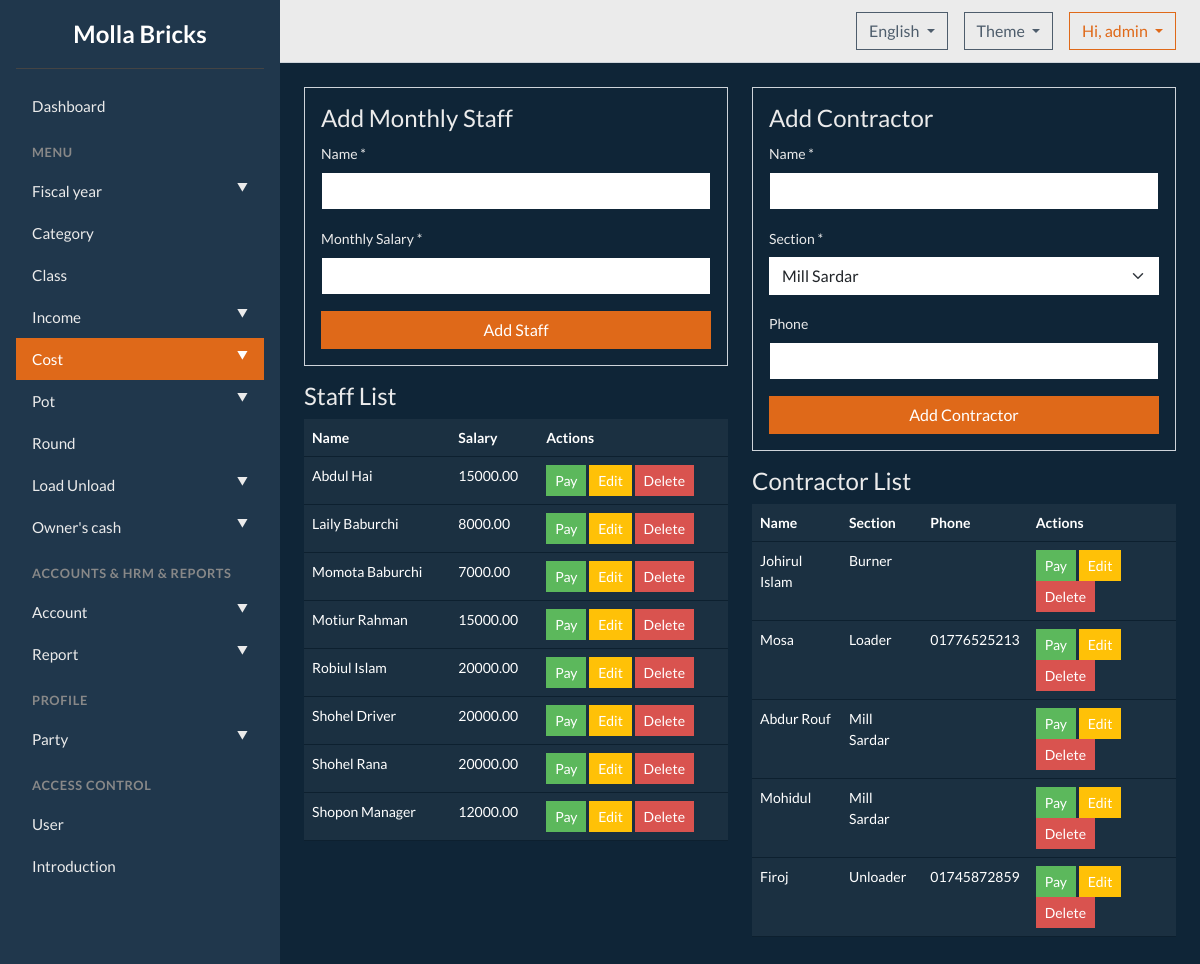
/salary/ (signed in), run on the app's committed database.
### tables this page shows
CREATE TABLE users (id INTEGER PRIMARY KEY, username TEXT NOT NULL UNIQUE, password_hash TEXT NOT NULL, role TEXT NOT NULL DEFAULT 'admin');

CREATE TABLE staff (id INTEGER PRIMARY KEY, name TEXT NOT NULL UNIQUE, monthly_salary REAL NOT NULL DEFAULT 0);

CREATE TABLE contractors (id INTEGER PRIMARY KEY, name TEXT NOT NULL, section TEXT NOT NULL, phone TEXT, UNIQUE(name, section));

### molla_bricks/web/salary.py (the view)
@bp.route('/')
@login_required # <-- ADDED
def index():
    staff = db_controller_instance.execute_query("SELECT id, name, monthly_salary FROM staff ORDER BY name ASC", fetch="all")
    contractors = db_controller_instance.execute_query("SELECT id, name, section, phone FROM contractors ORDER BY section, name", fetch="all")
    return render_template('manage_personnel.html', staff_list=staff, contractor_list=contractors)

### molla_bricks/core/db/db_controller.py (called while the page is built)
    def execute_query(self, query, params=(), fetch=None):
        try:
            with self.conn:
                cursor = self.conn.cursor()
                cursor.execute(query, params)
                if query.strip().upper().startswith('INSERT'): return cursor.lastrowid
                if query.strip().upper().startswith(('UPDATE', 'DELETE')): return cursor.rowcount
                if fetch == 'one': return cursor.fetchone()
                elif fetch == 'all': return cursor.fetchall()
        except sqlite3.Error as e: logging.error(f"Query Failed: {query} | Params: {params} | Error: {e}"); logging.error(traceback.format_exc()); return None

### molla_bricks/web/__init__.py (called while the page is built)
@login_manager.user_loader
def load_user(user_id):
    from .models import User
    return User.get(user_id)

### molla_bricks/web/models.py (called while the page is built)
    @staticmethod
    def get(user_id):
        query = "SELECT id, username, password_hash FROM users WHERE id = ?"
        user_data = db_controller_instance.execute_query(query, (user_id,), fetch="one")
        if user_data:
            return User(user_data[0], user_data[1], user_data[2])
        return None

### templates/manage_personnel.html (shortened to what this page needs)
{% extends "base.html" %}
{% block content %}
<div class="row g-4">
    <div class="col-md-6">
        <div class="p-3 border rounded-3 mb-3">
            <h4>{{ _('Add Monthly Staff') }}</h4>
            <form method="POST" action="{{ url_for('salary.add_staff') }}">
                <div class="mb-3">
                    <label for="staff_name" class="form-label">{{ _('Name') }} *</label>
                    <input type="text" class="form-control" id="staff_name" name="name" required>
                </div>
                <div class="mb-3">
                    <label for="staff_salary" class="form-label">{{ _('Monthly Salary') }} *</label>
                    <input type="number" step="0.01" class="form-control" id="staff_salary" name="salary" required>
                </div>
                <button type="submit" class="btn btn-primary w-100">{{ _('Add Staff') }}</button>
            </form>
        </div>
        <h4>{{ _('Staff List') }}</h4>
        <div class="table-responsive">
            <table class="table table-hover">
                <thead>
                    <tr>
                        <th>{{ _('Name') }}</th>
                        <th>{{ _('Salary') }}</th>
                        <th>{{ _('Actions') }}</th>
                    </tr>
                </thead>
                <tbody>
                    {% for staff in staff_list %}
                    <tr>
                        <td>{{ staff[1] }}</td>
                        <td>{{ "%.2f"|format(staff[2]) }}</td>
                        <td>
                            <a href="{{ url_for('salary.pay_form', person_type='staff', person_id=staff[0]) }}" class="btn btn-success btn-sm">{{ _('Pay') }}</a>
                            <a href="{{ url_for('salary.edit_form', person_type='staff', person_id=staff[0]) }}" class="btn btn-warning btn-sm">{{ _('Edit') }}</a>
                            <form action="{{ url_for('salary.delete_personnel', person_type='staff', person_id=staff[0]) }}" method="POST" style="display: inline;" onsubmit="return confirm('{{ _('Are you sure?') }}');">
                                <button type="submit" class="btn btn-danger btn-sm">{{ _('Delete') }}</button>
                            </form>
                        </td>
                    </tr>
                    {% else %}
                    <tr><td colspan="3" class="text-center">{{ _('No staff added yet.') }}</td></tr>
                    {% endfor %}
                </tbody>
            </table>
        </div>
    </div>
    <div class="col-md-6">
        <div class="p-3 border rounded-3 mb-3">
            <h4>{{ _('Add Contractor') }}</h4>
            <form method="POST" action="{{ url_for('salary.add_contractor') }}">
                <div class="mb-3">
                    <label for="contractor_name" class="form-label">{{ _('Name') }} *</label>
                    <input type="text" class="form-control" id="contractor_name" name="name" required>
                </div>
                <div class="mb-3">
                    <label for="contractor_section" class="form-label">{{ _('Section') }} *</label>
                    <select class="form-select" id="contractor_section" name="section">
                        <option>Mill Sardar</option>
                    </select>
                </div>
                <div class="mb-3">
                    <label for="contractor_phone" class="form-label">{{ _('Phone') }}</label>
                    <input type="text" class="form-control" id="contractor_phone" name="phone">
                </div>
                <button type="submit" class="btn btn-primary w-100">{{ _('Add Contractor') }}</button>
            </form>
        </div>
        <h4>{{ _('Contractor List') }}</h4>
        <div class="table-responsive">
            <table class="table table-hover">
                <thead>
                    <tr>
                        <th>{{ _('Name') }}</th>
                        <th>{{ _('Section') }}</th>
                        <th>{{ _('Phone') }}</th>
                        <th>{{ _('Actions') }}</th>
                    </tr>
                </thead>
                <tbody>
                    {% for c in contractor_list %}
                    <tr>
                        <td>{{ c[1] }}</td>
                        <td>{{ c[2] }}</td>
                        <td>{{ c[3] }}</td>
                        <td>
                            <a href="{{ url_for('salary.pay_form', person_type='contractor', person_id=c[0]) }}" class="btn btn-success btn-sm">{{ _('Pay') }}</a>
                            <a href="{{ url_for('salary.edit_form', person_type='contractor', person_id=c[0]) }}" class="btn btn-warning btn-sm">{{ _('Edit') }}</a>
                            <form action="{{ url_for('salary.delete_personnel', person_type='contractor', person_id=c[0]) }}" method="POST" style="display: inline;" onsubmit="return confirm('{{ _('Are you sure?') }}');">
                                <button type="submit" class="btn btn-danger btn-sm">{{ _('Delete') }}</button>
                            </form>
                        </td>
                    </tr>
                    {% else %}
                    <tr><td colspan="4" class="text-center">{{ _('No contractors added yet.') }}</td></tr>
                    {% endfor %}
                </tbody>
            </table>
        </div>
    </div>
</div>
{% endblock %}

### templates/base.html (shortened to what this page needs)
<!doctype html>
{% set theme = session.get('theme', 'superhero') %}
<html lang="{{ session.get('lang', 'en') }}" data-bs-theme="{{ theme }}">
<head>
    <link href="https://cdn.jsdelivr.net/npm/bootswatch@5.3.3/dist/{{ theme }}/bootstrap.min.css" rel="stylesheet">
    <link rel="stylesheet" href="{{ url_for('static', filename='css/style.css') }}">
</head>
<body>
    {% include 'partials/_sidebar.html' %}
    <div class="main-content">
        <header class="header">
            <div class="d-flex align-items-center">
                <div class="dropdown me-3">
                    <button class="btn btn-outline-secondary dropdown-toggle" type="button" data-bs-toggle="dropdown">
                      {% if session.get('lang') == 'bn' %} বাংলা {% else %} English {% endif %}
                    </button>
                </div>
                <div class="dropdown me-3">
                   <button class="btn btn-outline-secondary dropdown-toggle" type="button" data-bs-toggle="dropdown">
                       Theme
                   </button>
                </div>
                <div class="dropdown">
                    <button class="btn btn-outline-primary dropdown-toggle" type="button" data-bs-toggle="dropdown">
                        Hi, {{ current_user.username }}
                    </button>
                </div>
            </div>
        </header>
        <main class="page-content">
            {% block content %}{% endblock %}
        </main>
    </div>
</body>
</html>

### molla_bricks/web/static/css/style.css (style rules this page uses)
body { display: flex; height: 100vh; overflow: hidden; }
.main-content { flex-grow: 1; display: flex; flex-direction: column; height: 100vh; background-color: var(--bs-body-bg); }
.header { flex-shrink: 0; background-color: var(--bs-body-color); color: var(--bs-body-bg); border-bottom: 1px solid var(--bs-border-color); padding: 0.75rem 1.5rem; display: flex; justify-content: space-between; align-items: center; }
.page-content { flex-grow: 1; overflow-y: auto; padding: 1.5rem; }

### data on the page
users: username "admin"
staff: name "Abdul Hai", monthly_salary "15000.00"
staff: name "Laily Baburchi", monthly_salary "8000.00"
staff: name "Momota Baburchi", monthly_salary "7000.00"
staff: name "Motiur Rahman", monthly_salary "15000.00"
staff: name "Robiul Islam", monthly_salary "20000.00"
staff: name "Shohel Driver", monthly_salary "20000.00"
staff: name "Shohel Rana", monthly_salary "20000.00"
staff: name "Shopon Manager", monthly_salary "12000.00"
contractors: name "Johirul Islam", section "Burner"
contractors: name "Mosa", section "Loader", phone "01776525213"
contractors: name "Abdur Rouf", section "Mill Sardar"
contractors: name "Mohidul", section "Mill Sardar"
contractors: name "Firoj", section "Unloader", phone "01745872859"
